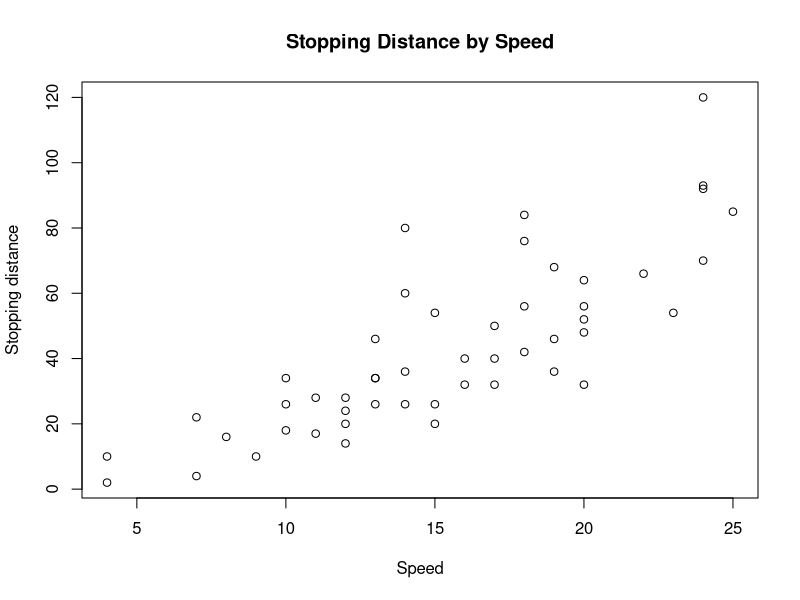

Generate this figure with R:
## ---- chunk 1
head(cars)
## ---- chunk 2
summary(cars)
## ---- chunk 3
plot(
  cars$speed,
  cars$dist,
  xlab = "Speed",
  ylab = "Stopping distance",
  main = "Stopping Distance by Speed"
)
